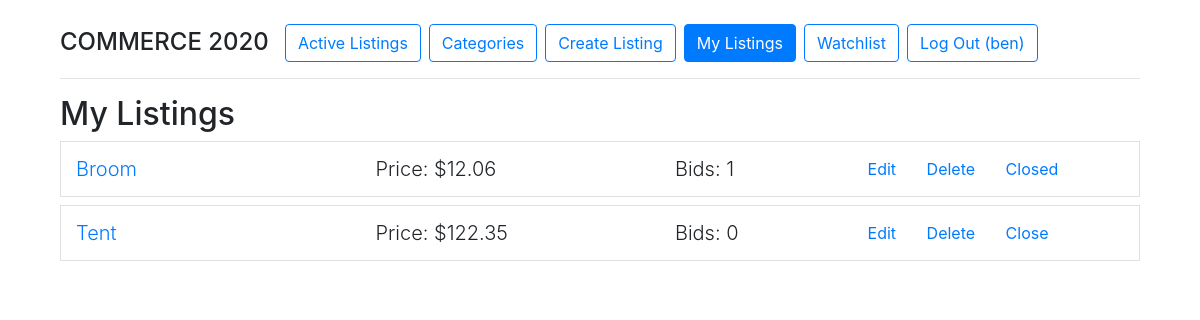
The app's page /my_listings (signed in), older data.
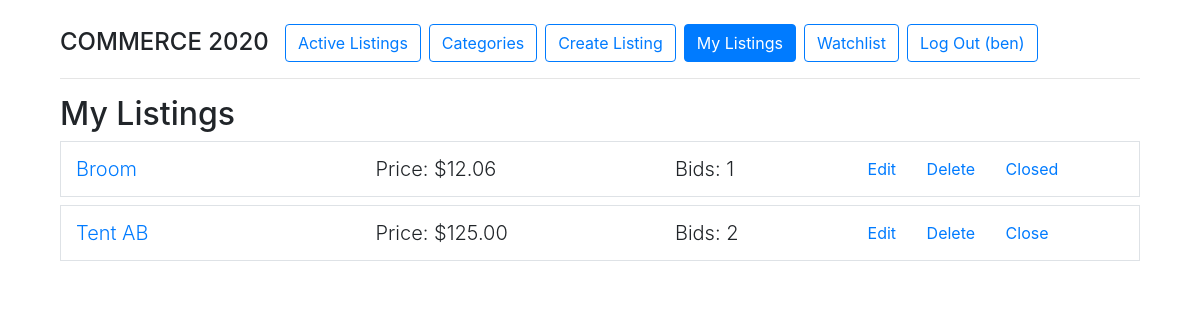
The same page, newer data.
### auctions/models.py (models this page shows, shortened)
class Listing(models.Model):
    title = models.CharField(max_length=64, unique=True)
    description = models.CharField(max_length=512)
    imgurl = models.CharField(max_length=128)
    start_price = models.DecimalField(max_digits=12, decimal_places=2)
    closed = models.BooleanField(default=False, editable=False)
    bids = models.ManyToManyField('Bid', blank=True, related_name='listing_bids')
    user = models.ForeignKey(User, on_delete=models.CASCADE, null=True)
    category = models.ForeignKey(Category, on_delete=models.CASCADE)

class Bid(models.Model):
    user = models.ForeignKey(User, on_delete=models.CASCADE)
    bid_price = models.DecimalField(max_digits=12, decimal_places=2)

### auctions/views.py (the view)
# urls.py: path("my_listings", views.my_listings, name="my_listings"),
@login_required
def my_listings (request):
    template = "auctions/my_listings.html"
    try:
        my_listings = Listing.objects.filter(user=request.user)
    except:
        my_listings = None
    context = {
        'my_listings': my_listings
    }
    return render(request, template, context)

### auctions/context_processors.py (called while the page is built)
def get_current_year_to_context(request):
    current_datetime = datetime.datetime.now()
    return {
        'current_year': current_datetime.year
    }

def get_listings_count_to_context(request):
    return {
        "listings_count": Listing.objects.all().count()
    }

### auctions/templates/auctions/my_listings.html (shortened to what this page needs)
{% extends 'auctions/layout.html' %}
{% block body %}
    <h2>My Listings</h2>
    {% for listing in my_listings %}
        <div class="container ml-0 border mb-2 py-2">
            <div class="row">
                <div class="col align-self-center">
                    <a class='lead' href="{% url 'auctions:listings' listing.id %}">{{ listing.title }}</a>
                </div>
                <div class="col align-self-center">
                    {% if listing.bids.last %}
                    <p class="d-inline lead">Price:</p><p class="d-inline lead"> ${{ listing.bids.last.bid_price }} </p>
                    {% else %}
                    <p class="d-inline lead">Price:</p><p class="d-inline lead"> ${{ listing.start_price }} </p>
                    {% endif %}
                </div>
                <div class="col-2 align-self-center">
                    <p class="d-inline lead">Bids: {{ listing.bids.count }}</p>
                </div>
                <div class="col align-self-center">
                    <a class="btn btn-link" href="{% url 'auctions:edit_listing' listing.id %}">Edit</a>
                    <a class="btn btn-link" href="{% url 'auctions:delete_listing' listing.id %}">Delete</a>
                    {% if listing.closed %}
                    <p class="btn btn-link d-inline inactive">Closed</p>
                    {% else %}
                    <a class="btn btn-link" href="{% url 'auctions:close_listing' listing.id %}">Close</a>
                    {% endif %}
                </div>
            </div>
        </div>
    {% endfor %}
{% endblock %}

Row changes from the older to the newer data that the page shows:
changed Listing: title "Tent" → "Tent AB"; bids.last.bid_price (not shown) → "125.00"; bids.count "0" → "2"; start_price "122.35" → (not shown)
